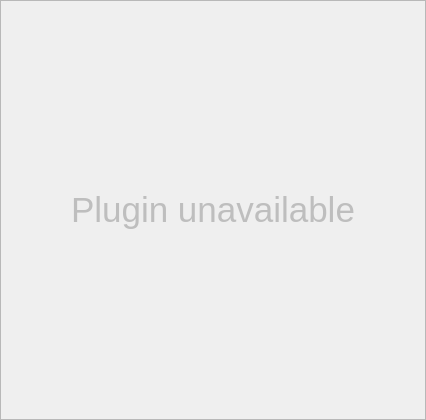
<?xml version="1.0" encoding="UTF-8"?>
<ui version="4.0">
 <class>visualisation_dock_widget</class>
 <widget class="QDockWidget" name="visualisation_dock_widget">
  <property name="geometry">
   <rect>
    <x>0</x>
    <y>0</y>
    <width>426</width>
    <height>420</height>
   </rect>
  </property>
  <property name="minimumSize">
   <size>
    <width>281</width>
    <height>200</height>
   </size>
  </property>
  <property name="floating">
   <bool>false</bool>
  </property>
  <property name="windowTitle">
   <string>DockWidget</string>
  </property>
  <widget class="QWidget" name="visualisation_dock_widget_context">
   <layout class="QVBoxLayout" name="verticalLayout_2">
    <property name="spacing">
     <number>6</number>
    </property>
    <property name="leftMargin">
     <number>0</number>
    </property>
    <property name="topMargin">
     <number>0</number>
    </property>
    <property name="rightMargin">
     <number>0</number>
    </property>
    <property name="bottomMargin">
     <number>0</number>
    </property>
    <item>
     <widget class="QFrame" name="visualisation_dock_widget_context_frame">
      <property name="frameShape">
       <enum>QFrame::StyledPanel</enum>
      </property>
      <property name="frameShadow">
       <enum>QFrame::Plain</enum>
      </property>
      <layout class="QVBoxLayout" name="verticalLayout_3">
       <property name="spacing">
        <number>0</number>
       </property>
       <property name="leftMargin">
        <number>0</number>
       </property>
       <property name="topMargin">
        <number>0</number>
       </property>
       <property name="rightMargin">
        <number>0</number>
       </property>
       <property name="bottomMargin">
        <number>0</number>
       </property>
       <item>
        <layout class="QVBoxLayout" name="visualisation_dock_widget_context_frame_layout">
         <property name="spacing">
          <number>6</number>
         </property>
         <item>
          <widget class="QLabel" name="visualisation_unavailable_label">
           <property name="enabled">
            <bool>false</bool>
           </property>
           <property name="font">
            <font>
             <pointsize>26</pointsize>
            </font>
           </property>
           <property name="text">
            <string>Plugin unavailable</string>
           </property>
           <property name="alignment">
            <set>Qt::AlignCenter</set>
           </property>
          </widget>
         </item>
        </layout>
       </item>
      </layout>
     </widget>
    </item>
   </layout>
  </widget>
 </widget>
 <resources/>
 <connections/>
</ui>
